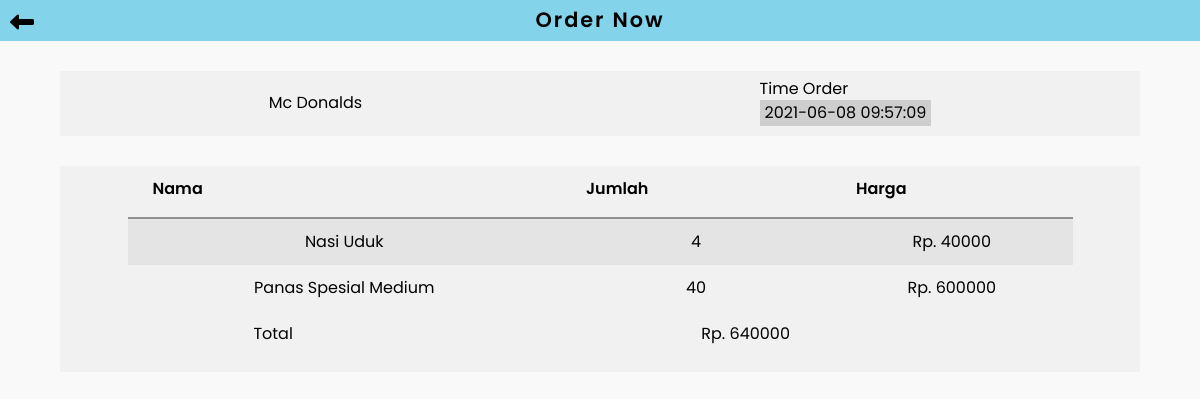
The page /customer/order/detail.php?kode=118 (signed in) on the database its author committed.
### tables this page shows
CREATE TABLE `store` (
  `id` int(11) NOT NULL,
  `name` varchar(50) NOT NULL,
  `address` varchar(100) NOT NULL,
  `phone_number` varchar(13) NOT NULL,
  `status` enum('active','deactive') NOT NULL,
  `id_client` int(11) NOT NULL,
  `image` varchar(255) NOT NULL,
  `date_c` timestamp NOT NULL DEFAULT current_timestamp() ON UPDATE current_timestamp()
);

CREATE TABLE `orders` (
  `id` int(11) NOT NULL,
  `date_o` timestamp NOT NULL DEFAULT current_timestamp() ON UPDATE current_timestamp(),
  `total` int(11) NOT NULL,
  `id_customer` int(11) NOT NULL,
  `status` enum('bb','sb','ex','cc') NOT NULL,
  `id_cashier` int(11) NOT NULL,
  `req` enum('pd','rp') NOT NULL
);

CREATE TABLE `detail_order` (
  `id` int(11) NOT NULL,
  `id_order` int(11) NOT NULL,
  `id_product` int(11) NOT NULL,
  `cont` int(11) NOT NULL,
  `notes` varchar(100) NOT NULL
);

CREATE TABLE `products` (
  `id_p` int(11) NOT NULL,
  `types` enum('foods','drinks','snacks') NOT NULL,
  `name_p` varchar(50) NOT NULL,
  `price` int(11) NOT NULL,
  `stocks` int(11) NOT NULL,
  `image` varchar(255) NOT NULL,
  `id_store` int(11) NOT NULL,
  `status` enum('ready','empty') NOT NULL
);

### customer/order/detail.php (the view, shortened to what this page needs)
<?php
include '../../inc/koneksi.php';
if (isset($_GET['kode'])) {
  $a=$_GET['kode'];
}
  $sql_cek="SELECT s.name, o.date_o
    FROM orders AS o
    LEFT JOIN detail_order AS do ON do.id_order=o.id
    LEFT JOIN products AS p ON p.id_p=do.id_product
    LEFT JOIN store AS s ON s.id=p.id_store
    WHERE o.id=$a";
  $query_cek = mysqli_query($koneksi, $sql_cek);
  $data_cek= mysqli_fetch_array($query_cek,MYSQLI_ASSOC);
  $total=0;
 ?>
<!DOCTYPE html>
<html lang="en">
<head>
	<link rel="stylesheet" href="../../dist/css/style.css">
</head>
<body>
  <header class="head-profil">
    <a href="./orders.php"><i class="fas fa-long-arrow-alt-left" id="arrow"></i></a>
    <h2>Order Now</h2>
  </header>
  <main>
    <div class="konten-order">
      <div style="align-self: center">
        <p><?= $data_cek['name']; ?></p>
      </div>
      <div>
        <p>Time Order</p>
        <p class="time"><?= $data_cek['date_o']; ?></p>
      </div>
    </div>
    <div class="konten-order1">
      <table>
        <tr>
          <th>Nama</th>
          <th>Jumlah</th>
          <th>Harga</th>
        </tr>
        <?php
        $cek_sql="SELECT p.name_p, do.cont, p.price
        FROM orders AS o
        RIGHT JOIN customer AS c ON o.id_customer=c.id
        LEFT JOIN detail_order AS do ON do.id_order=o.id
        LEFT JOIN products AS p ON p.id_p=do.id_product
        LEFT JOIN store AS s ON s.id=p.id_store
        WHERE o.id=$a";
        $cek_query = mysqli_query($koneksi, $cek_sql);
        while($cek_data= mysqli_fetch_array($cek_query,MYSQLI_ASSOC)) {?>
        <tr>
          <td><?= $cek_data['name_p']; ?></td>
          <td><?= $cek_data['cont']; ?></td>
          <td>Rp. <?= $a=$cek_data['price'] * $cek_data['cont']; ?></td>
        </tr>
        <?php $total += $a; } ?>
      </table>
      <table class="total">
        <tr>
          <td>Total</td>
          <td>Rp. <?= $total; ?></td>
        </tr>
      </table>
    </div>
  </main>
</body>
</html>

### rows shown on the page
store: name "Mc Donalds"
orders: date_o "2021-06-08 09:57:09"
detail_order: id_product.name_p "Nasi Uduk", cont "4", $a=$cek_data['price'] * $cek_data['cont'] "40000"
detail_order: id_product.name_p "Panas Spesial Medium", cont "40", $a=$cek_data['price'] * $cek_data['cont'] "600000"

### other values the page prints
$total "640000"
